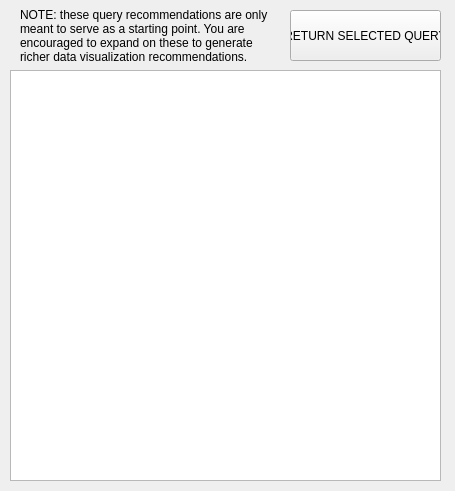
<?xml version="1.0" encoding="UTF-8"?>
<ui version="4.0">
 <class>Form</class>
 <widget class="QWidget" name="Form">
  <property name="geometry">
   <rect>
    <x>0</x>
    <y>0</y>
    <width>455</width>
    <height>491</height>
   </rect>
  </property>
  <property name="windowTitle">
   <string>Query Recommendations</string>
  </property>
  <widget class="QListWidget" name="queryRecommendations">
   <property name="geometry">
    <rect>
     <x>10</x>
     <y>70</y>
     <width>431</width>
     <height>411</height>
    </rect>
   </property>
   <property name="font">
    <font>
     <pointsize>10</pointsize>
    </font>
   </property>
  </widget>
  <widget class="QPushButton" name="returnQueryRecommendation">
   <property name="geometry">
    <rect>
     <x>290</x>
     <y>10</y>
     <width>151</width>
     <height>51</height>
    </rect>
   </property>
   <property name="text">
    <string>RETURN SELECTED QUERY</string>
   </property>
  </widget>
  <widget class="QLabel" name="label">
   <property name="geometry">
    <rect>
     <x>20</x>
     <y>10</y>
     <width>261</width>
     <height>51</height>
    </rect>
   </property>
   <property name="text">
    <string>NOTE: these query recommendations are only meant to serve as a starting point. You are encouraged to expand on these to generate richer data visualization recommendations.</string>
   </property>
   <property name="wordWrap">
    <bool>true</bool>
   </property>
  </widget>
 </widget>
 <resources/>
 <connections/>
</ui>
